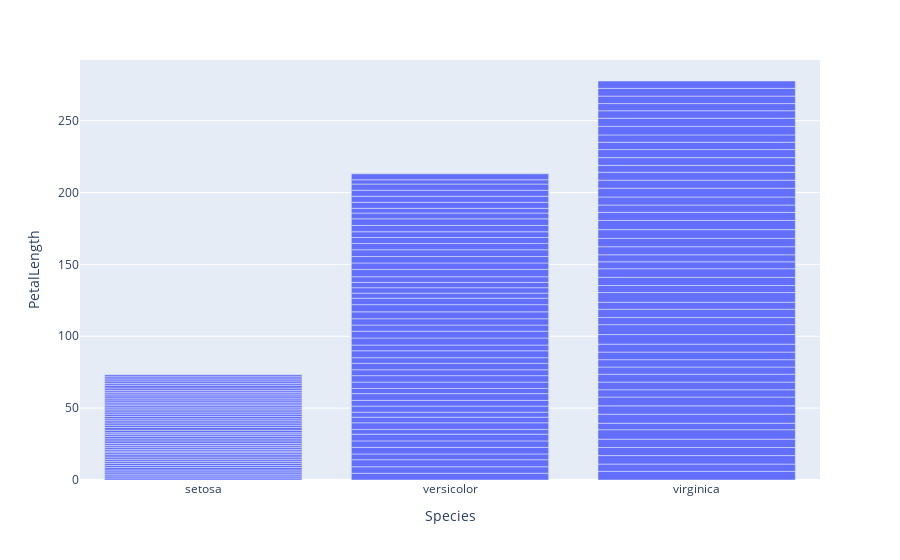

Here is the notebook cell this chart was saved with:
### Markdown cell above
# Note this seems sub optimal: it is the sum of the data rather than the mean; it may work OK here because each class is equally represented

### Code cell
barPlot.show()

#<xml xmlns="https://developers.google.com/blockly/xml"><variables><variable id="}z6KoAi0V~u4U)Y8lwd,">barPlot</variable></variables><block type="varDoMethod_Python" id="ki2@X:/|31i6wBeY4c/-" x="8" y="188"><field name="VAR" id="}z6KoAi0V~u4U)Y8lwd,">barPlot</field><field name="MEMBER">show</field><data>barPlot:show</data></block></xml>

### Figure 1 — Plotly figure (JSON) as saved in the notebook; plotly's stock layout.template omitted (floating-point values rounded to 4 significant figures; data arrays with more than 128 entries replaced by an {"elided": "..."} marker saying what was removed)
{"data": [{"alignmentgroup": "True", "hovertemplate": "Species=%{x}<br>PetalLength=%{y}<extra></extra>", "legendgroup": "", "marker": {"color": "#636efa"}, "name": "", "offsetgroup": "", "orientation": "v", "showlegend": false, "textposition": "auto", "type": "bar", "x": {"elided": "150 str values"}, "xaxis": "x", "y": {"elided": "150 float values"}, "yaxis": "y"}], "layout": {"autosize": true, "barmode": "relative", "legend": {"tracegroupgap": 0}, "margin": {"t": 60}, "xaxis": {"anchor": "y", "autorange": true, "domain": [0, 1], "range": [-0.5, 2.5], "title": {"text": "Species"}, "type": "category"}, "yaxis": {"anchor": "x", "autorange": true, "domain": [0, 1], "range": [0, 292.2], "title": {"text": "PetalLength"}, "type": "linear"}}}
